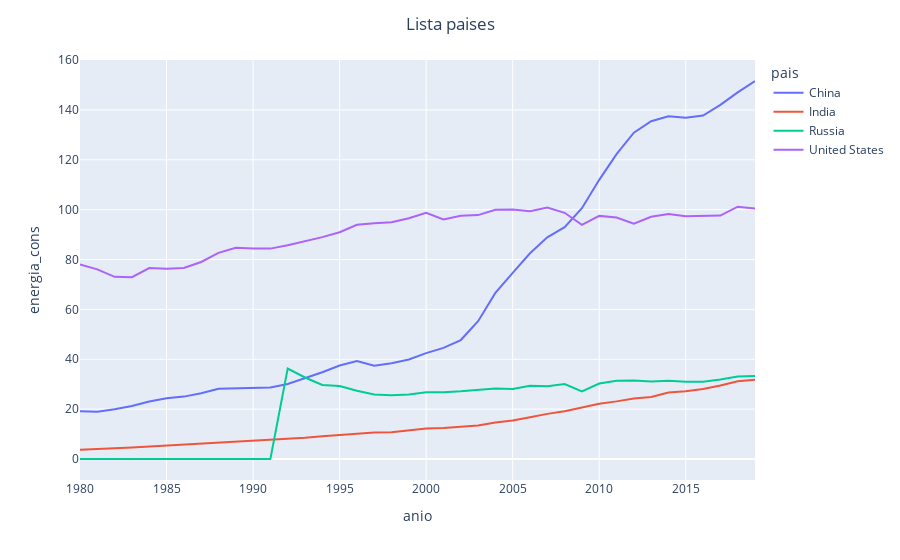

The notebook cell saved with this chart:
### Code cell
# fig = px.line(df_countries_cons.loc['Russia'],x=df_countries_cons.loc['Russia'].index, y='energia_cons' )
# fig2 = px.line(df_countries_cons.loc['China'],x=df_countries_cons.loc['China'].index, y='energia_cons' )
# fig3 = px.line(df_countries_cons.loc['United States'],x=df_countries_cons.loc['United States'].index, y='energia_cons' )

paises = ['Russia','China','United States', 'India']
# colores = ['red','green','blue','yellow']
# fig = ''

# for k,i in enumerate(paises):
#     fig += "px.line(df_countries_cons.loc['%s'],x=df_countries_cons.loc['%s'].index, y='energia_cons',color_discrete_sequence={'%s':px.colors.qualitative.Alphabet[%i]}).data +" % (i,i,i,k)


fig = px.line(df_countries_cons[[True if p in paises else False for p in df_countries_cons.pais]],x='anio',y='energia_cons',color='pais')
fig.update_layout(title='Lista paises',title_x=0.5)

### Figure 1 — Plotly figure (JSON) as saved in the notebook; plotly's stock layout.template omitted (floating-point values rounded to 4 significant figures)
{"data": [{"hovertemplate": "pais=China<br>anio=%{x}<br>energia_cons=%{y}<extra></extra>", "legendgroup": "China", "line": {"color": "#636efa", "dash": "solid"}, "marker": {"symbol": "circle"}, "mode": "lines", "name": "China", "orientation": "v", "showlegend": true, "type": "scatter", "x": [1980, 1981, 1982, 1983, 1984, 1985, 1986, 1987, 1988, 1989, 1990, 1991, 1992, 1993, 1994, 1995, 1996, 1997, 1998, 1999, 2000, 2001, 2002, 2003, 2004, 2005, 2006, 2007, 2008, 2009, 2010, 2011, 2012, 2013, 2014, 2015, 2016, 2017, 2018, 2019], "xaxis": "x", "y": [19.11, 18.96, 19.94, 21.29, 23.06, 24.36, 25.02, 26.38, 28.17, 28.33, 28.37, 28.72, 30.08, 32.38, 34.81, 37.5, 39.33, 37.4, 38.42, 39.92, 42.47, 44.56, 47.71, 55.25, 66.62, 74.69, 82.51, 88.9, 92.98, 100.6, 112.0, 122.3, 130.9, 135.5, 137.4, 136.9, 137.8, 142.0, 147.0, 151.6], "yaxis": "y"}, {"hovertemplate": "pais=India<br>anio=%{x}<br>energia_cons=%{y}<extra></extra>", "legendgroup": "India", "line": {"color": "#EF553B", "dash": "solid"}, "marker": {"symbol": "circle"}, "mode": "lines", "name": "India", "orientation": "v", "showlegend": true, "type": "scatter", "x": [1980, 1981, 1982, 1983, 1984, 1985, 1986, 1987, 1988, 1989, 1990, 1991, 1992, 1993, 1994, 1995, 1996, 1997, 1998, 1999, 2000, 2001, 2002, 2003, 2004, 2005, 2006, 2007, 2008, 2009, 2010, 2011, 2012, 2013, 2014, 2015, 2016, 2017, 2018, 2019], "xaxis": "x", "y": [3.75, 4.2, 4.36, 4.6, 4.99, 5.25, 5.68, 5.96, 6.59, 6.95, 7.42, 7.79, 8.18, 8.49, 9.1, 9.64, 10.08, 10.6, 10.73, 11.42, 12.21, 12.42, 13, 13.47, 14.6, 15.43, 16.72, 18.1, 19.11, 20.8, 22.2, 23.11, 24.27, 24.87, 26.64, 27.18, 28.1, 29.46, 31.2, 31.78], "yaxis": "y"}, {"hovertemplate": "pais=Russia<br>anio=%{x}<br>energia_cons=%{y}<extra></extra>", "legendgroup": "Russia", "line": {"color": "#00cc96", "dash": "solid"}, "marker": {"symbol": "circle"}, "mode": "lines", "name": "Russia", "orientation": "v", "showlegend": true, "type": "scatter", "x": [1980, 1981, 1982, 1983, 1984, 1985, 1986, 1987, 1988, 1989, 1990, 1991, 1992, 1993, 1994, 1995, 1996, 1997, 1998, 1999, 2000, 2001, 2002, 2003, 2004, 2005, 2006, 2007, 2008, 2009, 2010, 2011, 2012, 2013, 2014, 2015, 2016, 2017, 2018, 2019], "xaxis": "x", "y": [0, 0, 0, 0, 0, 0, 0, 0, 0, 0, 0, 0, 36.27, 32.69, 29.69, 29.24, 27.38, 25.88, 25.59, 25.88, 26.76, 26.8, 27.19, 27.85, 28.32, 28.08, 29.35, 29.14, 30.03, 27.14, 30.29, 31.41, 31.46, 31.08, 31.34, 30.95, 31.01, 31.92, 33.05, 33.25], "yaxis": "y"}, {"hovertemplate": "pais=United States<br>anio=%{x}<br>energia_cons=%{y}<extra></extra>", "legendgroup": "United States", "line": {"color": "#ab63fa", "dash": "solid"}, "marker": {"symbol": "circle"}, "mode": "lines", "name": "United States", "orientation": "v", "showlegend": true, "type": "scatter", "x": [1980, 1981, 1982, 1983, 1984, 1985, 1986, 1987, 1988, 1989, 1990, 1991, 1992, 1993, 1994, 1995, 1996, 1997, 1998, 1999, 2000, 2001, 2002, 2003, 2004, 2005, 2006, 2007, 2008, 2009, 2010, 2011, 2012, 2013, 2014, 2015, 2016, 2017, 2018, 2019], "xaxis": "x", "y": [78.02, 76.06, 73.05, 72.92, 76.57, 76.33, 76.6, 79.01, 82.66, 84.74, 84.43, 84.38, 85.72, 87.27, 88.98, 90.93, 93.93, 94.51, 94.92, 96.54, 98.7, 96.06, 97.54, 97.83, 100, 100.1, 99.39, 100.9, 98.75, 93.94, 97.51, 96.87, 94.38, 97.13, 98.29, 97.39, 97.36, 97.63, 101.2, 100.4], "yaxis": "y"}], "layout": {"legend": {"title": {"text": "pais"}, "tracegroupgap": 0}, "margin": {"t": 60}, "title": {"text": "Lista paises", "x": 0.5}, "xaxis": {"anchor": "y", "domain": [0, 1], "title": {"text": "anio"}}, "yaxis": {"anchor": "x", "domain": [0, 1], "title": {"text": "energia_cons"}}}}
